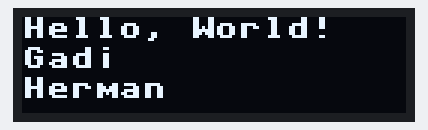
The program below on a simulated ESP32 board running MicroPython. Parts: 128×32 one-colour display. Library files of the repository ran but are not shown: ssd1306.py. At 0.0 s the program stops and its outputs stay as they are.

Above: at 0.1 s.

The program:

oled1.py
```python
from machine import Pin, I2C
import ssd1306
from time import sleep


# using default address 0x3C
i2c = I2C(scl=Pin(22), sda=Pin(21))
oled_width = 128
oled_height = 32
oled = ssd1306.SSD1306_I2C(oled_width, oled_height, i2c)


oled.text('Hello, World!', 0, 0)
oled.text('Gadi', 0, 10)
oled.text('Herman', 0, 20)

oled.show()
```
